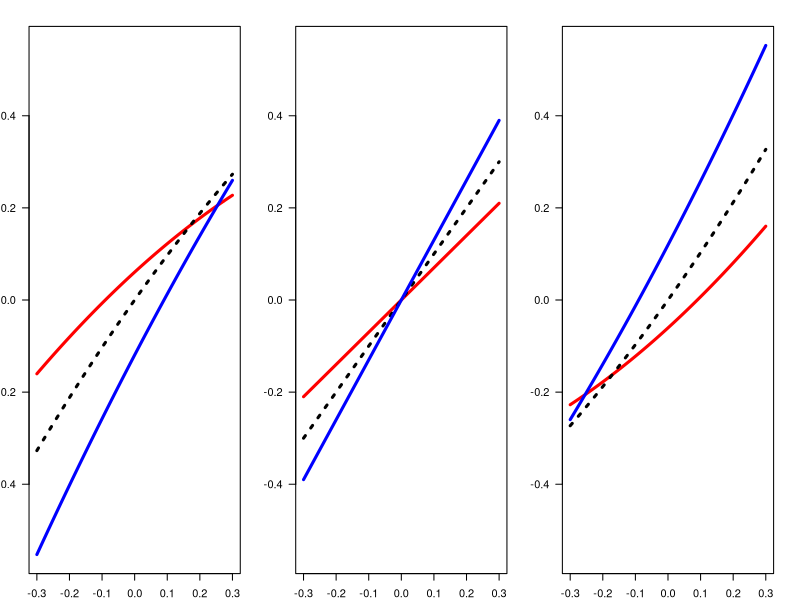
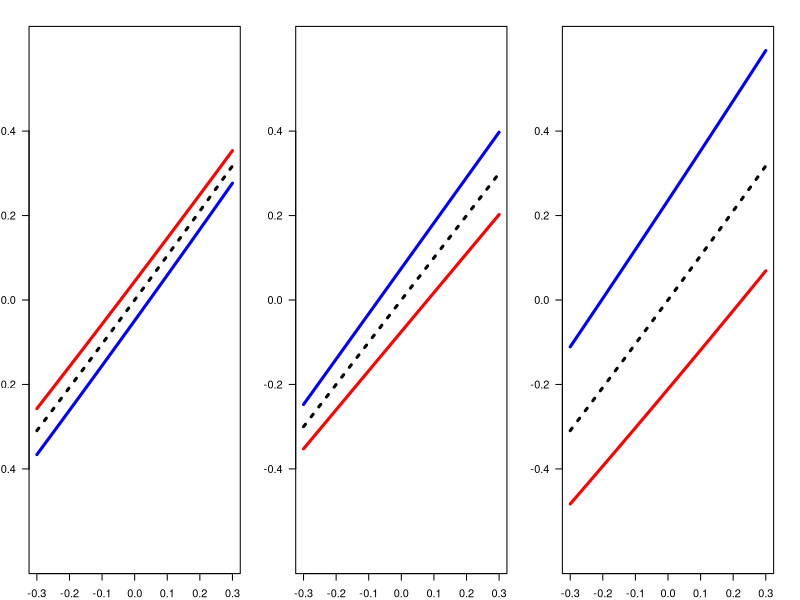

Write the R code that produced these figures, in order.
#effects of social plasticity on directional selection
db_x = 0
u = p = d = h = 0
v_u = 1
v_p = 1
v_d = 0
v_h = 0
v_s = 1
v_x = 0

#assume no genetic correlations
resp_f = function(x, db_s, db_sx){
  du = x * v_u
  dp = db_s * v_s * v_p
  dd = db_x * v_x * v_d
  dh = db_sx * v_s * v_x * v_h
  
  n1 = u + p * u + d * x + h * u * x
  n2 = (u + du) + (p + dp) * (u + du) + (d + dd) * x + (h + dh) * (u + du) * x
  adp = n2-n1
  return(adp)
}

#genetic correlations
resp_fg = function(x, db_s, g_up){
  du = x * v_u + g_up * db_s
  dp = db_s * v_s * v_p + g_up * du
  dd = 0
  dh = 0
  
  #n1 = u + p * u + d * x + h * u * x
  #n2 = (u + du) + (p + dp) * (u + du) + (d + dd) * x + (h + dh) * (u + du) * x
  #adp = n2-n1
  #return(adp)
  return(du + p * du + dp * u + dp * du)
}

par(mfrow=c(1,3), mar = c(2, 2.2, 2, 2))
curve(resp_fg(x, db_s = -0.3, g_up = -0.3), from = -0.3, to = 0.3, lwd = 3, col = "red", ylim = c(-0.55, 0.55), yaxt = "n")
axis(2, at=c(-0.4, -0.2, 0, 0.2, 0.4), las = 2)
curve(resp_fg(x, db_s = 0, g_up = -0.3), from = -0.3, to = 0.3, lwd = 3, ylim = c(-0.55, 0.55), add = T, lty = "dotted")
curve(resp_fg(x, db_s = 0.3, g_up = -0.3), from = -0.3, to = 0.3, lwd = 3, col = "blue", ylim = c(-0.55, 0.55), add = T)
  
curve(resp_f(x, db_s = -0.3, db_sx = 0), from = -0.3, to = 0.3, lwd = 3, col = "red", ylim = c(-0.55, 0.55), yaxt = "n")
axis(2, at=c(-0.4, -0.2, 0, 0.2, 0.4), las = 2)
curve(resp_f(x, db_s = 0, db_sx = 0), from = -0.3, to = 0.3, lwd = 3, ylim = c(-0.55, 0.55), add = T, lty = "dotted")
curve(resp_f(x, db_s = 0.3, db_sx = 0), from = -0.3, to = 0.3, lwd = 3, col = "blue", ylim = c(-0.55, 0.55), add = T)
  
curve(resp_fg(x, db_s = -0.3, g_up = +0.3), from = -0.3, to = 0.3, lwd = 3, col = "red", ylim = c(-0.55, 0.55), yaxt = "n")
axis(2, at=c(-0.4, -0.2, 0, 0.2, 0.4), las = 2)
curve(resp_fg(x, db_s = 0, g_up = +0.3), from = -0.3, to = 0.3, lwd = 3, ylim = c(-0.55, 0.55), add = T, lty = "dotted")
curve(resp_fg(x, db_s = 0.3, g_up = +0.3), from = -0.3, to = 0.3, lwd = 3, col = "blue", ylim = c(-0.55, 0.55), add = T)

#effects of social plasticity on quadratic selection
db_x = 0
u = p = d = h = 0
v_u = 1
v_p = 1
v_d = 0
v_h = 0
v_s = 1
v_x = 0

#genetic correlations
resp_fg = function(x, db_s, db_s2, g_up){
  G = matrix( c(v_u, g_up, g_up, v_p) , nrow = 2, ncol = 2)
  gp = matrix( c(x, db_s * v_s, db_s * v_s, db_s2 * v_s^2) , nrow = 2, ncol = 2)
  
  dG = G %*% gp %*% G
  dvu = dG[1,1]
  dvp = dG[2,2]
  vpu_1 = v_p * v_u
  vpu_2 = (v_p + dvp) * (v_u + dvu)
  dvpu = vpu_2 - vpu_1
  
  n1 = v_u + vpu_1 
  n2 = (v_u + dvu) + (vpu_1 + dvpu) 
  adp = n2-n1
  return(adp / 2)
}
ff = Vectorize(resp_fg)

par(mfrow=c(1,3), mar = c(2, 2.2, 2, 2))
curve(ff(x, db_s = -0.15, db_s2 = -0.15, g_up = -0.3), from = -0.3, to = 0.3, 
      lwd = 3, col = "red", ylim = c(-0.6, 0.6), yaxt = "n")
axis(2, at=c(-0.4, -0.2, 0, 0.2, 0.4), las = 2)
curve(ff(x, db_s = 0, db_s2 = 0, g_up = -0.3), from = -0.3, to = 0.3, lwd = 3, ylim = c(-0.5, 0.5), add = T, lty = "dotted")
curve(ff(x, db_s = 0.15, db_s2 = 0.15, g_up = -0.3), from = -0.3, to = 0.3, lwd = 3, col = "blue", ylim = c(-0.5, 0.5), add = T)
  
curve(ff(x, db_s = -0.15, db_s2 = -0.15, g_up = 0), from = -0.3, to = 0.3, 
      lwd = 3, col = "red", ylim = c(-0.6, 0.6), yaxt = "n")
axis(2, at=c(-0.4, -0.2, 0, 0.2, 0.4), las = 2)
curve(ff(x, db_s = 0, db_s2 = 0, g_up = 0), from = -0.3, to = 0.3, lwd = 3, ylim = c(-0.7, 1), add = T, lty = "dotted")
curve(ff(x, db_s = 0.15, db_s2 = 0.15, g_up = 0), from = -0.3, to = 0.3, lwd = 3, col = "blue", ylim = c(-0.5, 0.6), add = T)

curve(ff(x, db_s = -0.15, db_s2 = -0.15, g_up = 0.3), from = -0.3, to = 0.3, 
      lwd = 3, col = "red", ylim = c(-0.6, 0.6), yaxt = "n")
axis(2, at=c(-0.4, -0.2, 0, 0.2, 0.4), las = 2)
curve(ff(x, db_s = 0, db_s2 = 0, g_up = 0.3), from = -0.3, to = 0.3, lwd = 3, ylim = c(-0.5, 0.6), add = T, lty = "dotted")
curve(ff(x, db_s = 0.15, db_s2 = 0.15, g_up = 0.3), from = -0.3, to = 0.3, lwd = 3, col = "blue", ylim = c(-0.5, 0.6), add = T)
